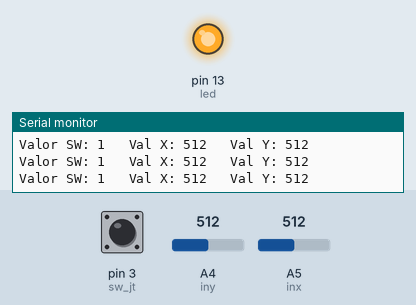
Recording of a sketch running on a simulated Arduino Uno, built with avr-gcc and run on an emulated ATmega328P. Shown: output pins drawn as LEDs (lit = HIGH), the last lines printed to the serial monitor. Dashed ring = blinking. Inputs (shaded band) come from the test bench; at power-on: pin 3 (sw_jt) HIGH, A4 (iny) = 512, A5 (inx) = 512.

Above: at 1.2 s.
1.3 s: pin 3 (sw_jt) pulled LOW for 1 s
At 1.71 s:
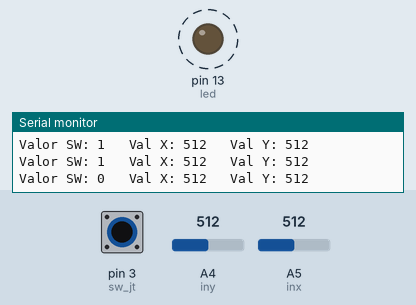
3.9 s: pin 3 (sw_jt) pulled LOW for 0.15 s
At 4.4 s:
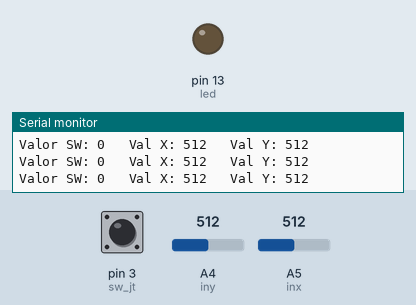
5.5 s: pin 3 (sw_jt) pulled LOW for 3.2 s
At 5.88 s:
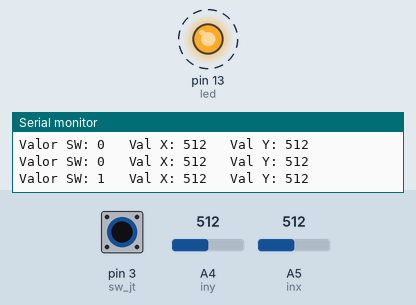
Timing chart, 0 to 10.3 s (numbered marks = the images above; inputs shaded):
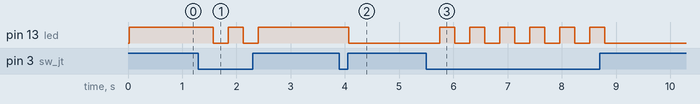

The sketch:

Teste_joystick.ino
```cpp
// Cobnexiones del joystick
#define led 13
#define inx A5
#define iny A4
#define sw_jt 3

int vlc = 40;
int valx = 0, valy = 0, valxt = 0, valyt = 0; // variables de posicion
int ctda = 5; // cantidad de amostras para filtrar
// valores de limites de posicion del joystick
int vxi = 0, vxs = 0, vyi = 0, vys = 0;

bool car_cam = 1;

void setup() {
  Serial.begin(115200);
  Serial.setTimeout(10);

  pinMode(inx, INPUT_PULLUP);
  pinMode(iny, INPUT_PULLUP);
  pinMode(led, OUTPUT);
  digitalWrite(inx, 0);
  digitalWrite(iny, 0);

  pinMode(sw_jt, INPUT_PULLUP);
}

void loop() {

  /*cal_pos(2, 10); // captura y actualiza valores de la pocicion del joystick valx y valy

    if (valx < vxs && valx > vxi && valy < vys && valy > vyi){
        //salir2 = 1;
    }*/

  cal_pos(2, 5);
  switch_joy();
  Serial.print("Valor SW: ");
  Serial.print(car_cam);
  Serial.print("\t Val X: ");
  Serial.print(valx);
  Serial.print("\t Val Y: ");
  Serial.println(valy);
  delay(100);


}

////////////////////////////////////////////////////////////////////////
// funcion de calibracion y lectura de la pacicion del joystick
void cal_pos(int leitura, int t_amos) {
  valx = 0;
  valy = 0;

  switch (leitura) {
    case 1:
      // captura amostras y guarda valores temporales
      for (int i = 0; i < ctda; i++) {
        valx = valx + analogRead(inx);
        valy = valy + analogRead(iny);
        delay(t_amos);
      }
      valx = valx / ctda;
      valy = valy / ctda;
      // Valores de limites para la calibracion
      vxi = valx - vlc;
      vxs = valx + vlc;
      vyi = valy - vlc;
      vys = valy + vlc;
      break;
    case 2:
      // captura amostras y retorna en valores de la media
      for (int i = 0; i < ctda; i++) {
        valx = valx + analogRead(inx);
        valy = valy + analogRead(iny);
        delay(t_amos);
      }
      valx = valx / ctda;
      valy = valy / ctda;
      break;
    case 3:
      valx = analogRead(inx);
      valy = analogRead(iny);
      break;


  }
}


/////////////////////////////////////////////////////////////////////
// Seleciona que tipo de accion tomar Carro o Camara
void switch_joy() {
  // interactua con los motres y la camara
  if (digitalRead(sw_jt) == 0)  {
    car_cam = !car_cam;
    delay(150);
  }
  if (car_cam == 1) {
    digitalWrite(led, 1);
  } else {
    digitalWrite(led, 0);
  }
}
```

Measured:
- after the input at 1.3 s, pin 13 (led): alternates HIGH for 0.28 s and LOW for 0.28 s, 4 changes in all, then stays HIGH, starting after 0.27 s
- after the input at 3.9 s, pin 13 (led): HIGH → LOW after 0.17 s
- after the input at 5.5 s, pin 13 (led): alternates HIGH for 0.28 s and LOW for 0.28 s, 12 changes in all, then stays LOW, starting after 0.25 s
